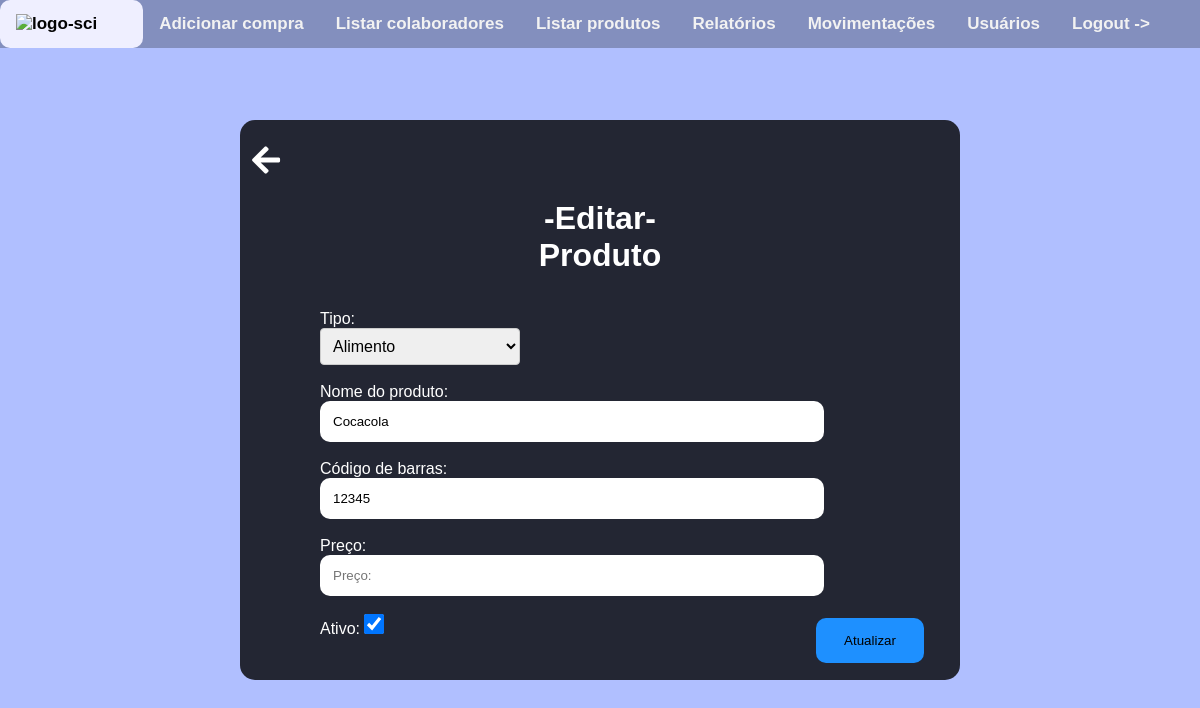
Before: /home/editar-produto/1 (signed in) with the older database file.
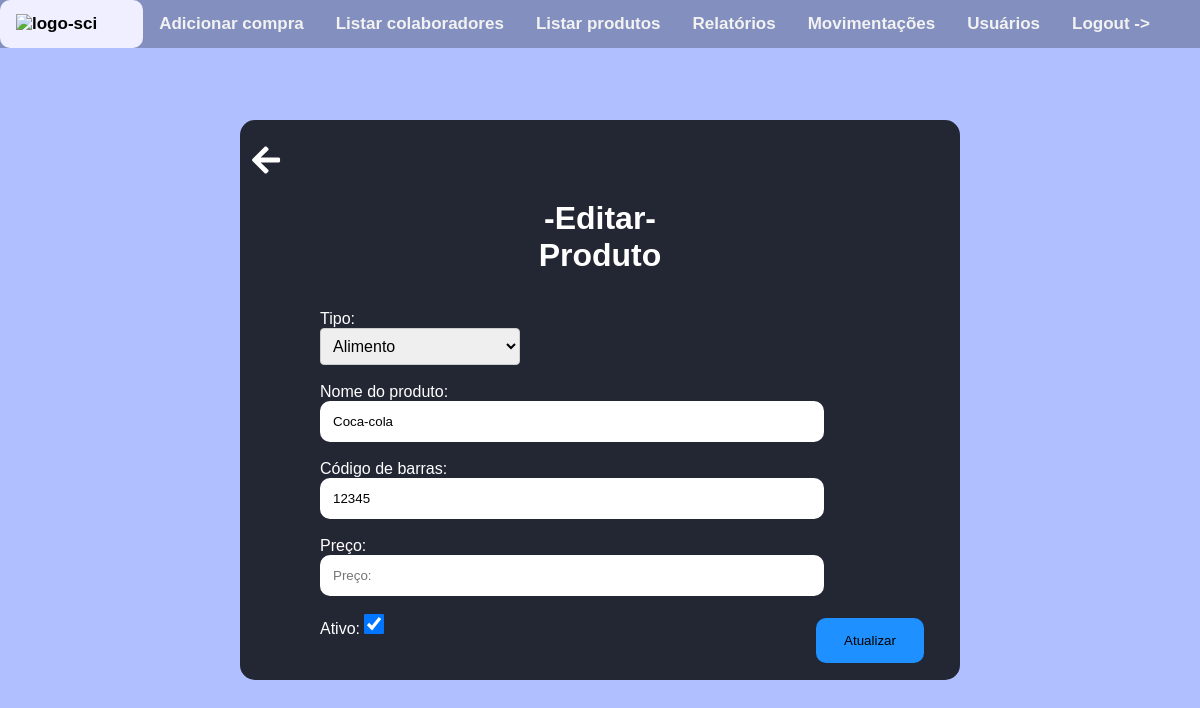
After: the same page with the newer database file.
### produtos/models.py (models this page shows, shortened)
class Produtos(models.Model):
    TIPOS_CHOICES = (
    ('Alimento', 'Alimento'),
    ('Ingresso', 'Ingresso'),
    ('Roupa','Roupa')
    )
    nome = models.CharField(max_length=50)
    cod_barras = models.IntegerField()
    preco = models.DecimalField(max_digits=5,decimal_places=2)
    tipo = models.CharField(max_length=8,choices=TIPOS_CHOICES)
    situacao = models.BooleanField(default=True)

### produtos/views.py (the view, shortened to what this page needs)
# urls.py: path('editar-produto/<int:id>',EditarProdu,name="EditarProdu"),
@login_required(login_url='Login')
def EditarProdu(request,id):
    produto = Produtos.objects.get(id=id)
    if request.method == 'POST':
        nome = request.POST.get('nome')
        cod_barras = request.POST.get('cod_barras')
        preco = request.POST.get('preco')
        tipo = request.POST.get('tipo')
        situacao =  request.POST.get('ativo')
        if situacao == 'on':
            situacao = True
        else:
            situacao = False
        lista_cods = Produtos.objects.exclude(id=id).values_list('cod_barras',flat=True)
        try:
            if int(cod_barras) not in lista_cods:
                if situacao == 'on':
                    situacao = True
                else:
                    situacao = False
                Produtos.objects.filter(id=id).update(nome=nome,cod_barras=int(cod_barras),preco=preco,tipo=tipo,situacao=situacao)
                limpar_cache_sessao(request)
                return redirect('ListarProdu')
            else:
                ultima_tentativa = {
                    'nome':nome,
                    'cod_barras':cod_barras,
                    'preco':preco,
                    'tipo':tipo,
                    'situacao':situacao,
                }
                request.session['ultima_tentativa'] = ultima_tentativa
                raise Exception('Código de barras já cadastrado!')
        except Exception as erro:
            messages.error(request,f'{erro}')
            url = reverse('EditarProdu',args=[produto.id])
            return redirect(url)
    else:
        ultima_tentativa = request.session.get('ultima_tentativa')
        if ultima_tentativa is None:
            context = {
            "nome":produto.nome,'cod_barras':produto.cod_barras,'preco':produto.preco,'id':produto.id,
            'tipo':produto.tipo,'situacao':produto.situacao
            }
            return render(request,'produtos/editar_produ.html',context=context)

### templates/produtos/editar_produ.html (shortened to what this page needs)
<!DOCTYPE html>
<html lang="en">
<head>
</head>
<body>
  {% include 'navbar.html' %}
  <link rel="stylesheet" href="https://cdnjs.cloudflare.com/ajax/libs/font-awesome/5.15.3/css/all.min.css">
  <a href="{% url 'VoltarProdutos'%}"><i class="fas fa-arrow-left fa-2x" style="position: absolute; top: 18%; left: 21%; color: white;z-index: 2;cursor: pointer;"></i> </a>
    <div class="container">
        <form method="post" action="{% url 'EditarProdu' id=id %}">
            <h1>-Editar- <br>  Produto</h1>
            <br><br>
            <label for="tipo">Tipo:</label><br>
            <select id="tipo" name="tipo" required value="{{tipo}}">
                        <option value="Alimento"{% if tipo == 'Alimento' %} selected{% endif %}>Alimento</option>
            </select><br><br>
            <label for="nome">Nome do produto:</label><br>
            <input type="text" placeholder="Nome:" name="nome" id="nome" value="{{nome}}" required><br><br>
            <label for="cpf">Código de barras:</label><br>
            <input type="number" placeholder="cod_barras:" name="cod_barras" id="cod_barras" value ="{{cod_barras}}" required><br><br>
            <label for="preco">Preço:</label><br>
            <input type="number"  step="0.01" placeholder="Preço:" name="preco" id="preco" onkeypress="validarEntrada(event)" value="{{preco}}" required><br><br>
            <label for="ativo">Ativo:</label>
            <input type="checkbox" id="ativo" name="ativo" placeholder="Ativo" {%if situacao%}checked{%endif%}><br><br>
            <br><br><br>
            <button type="submit">Atualizar</button>
        </form>
        <br><br><br>
    </div>
</body>
</html>

Changed rows visible on the page:
changed Produtos "Alimento": nome "Cocacola" → "Coca-cola"
